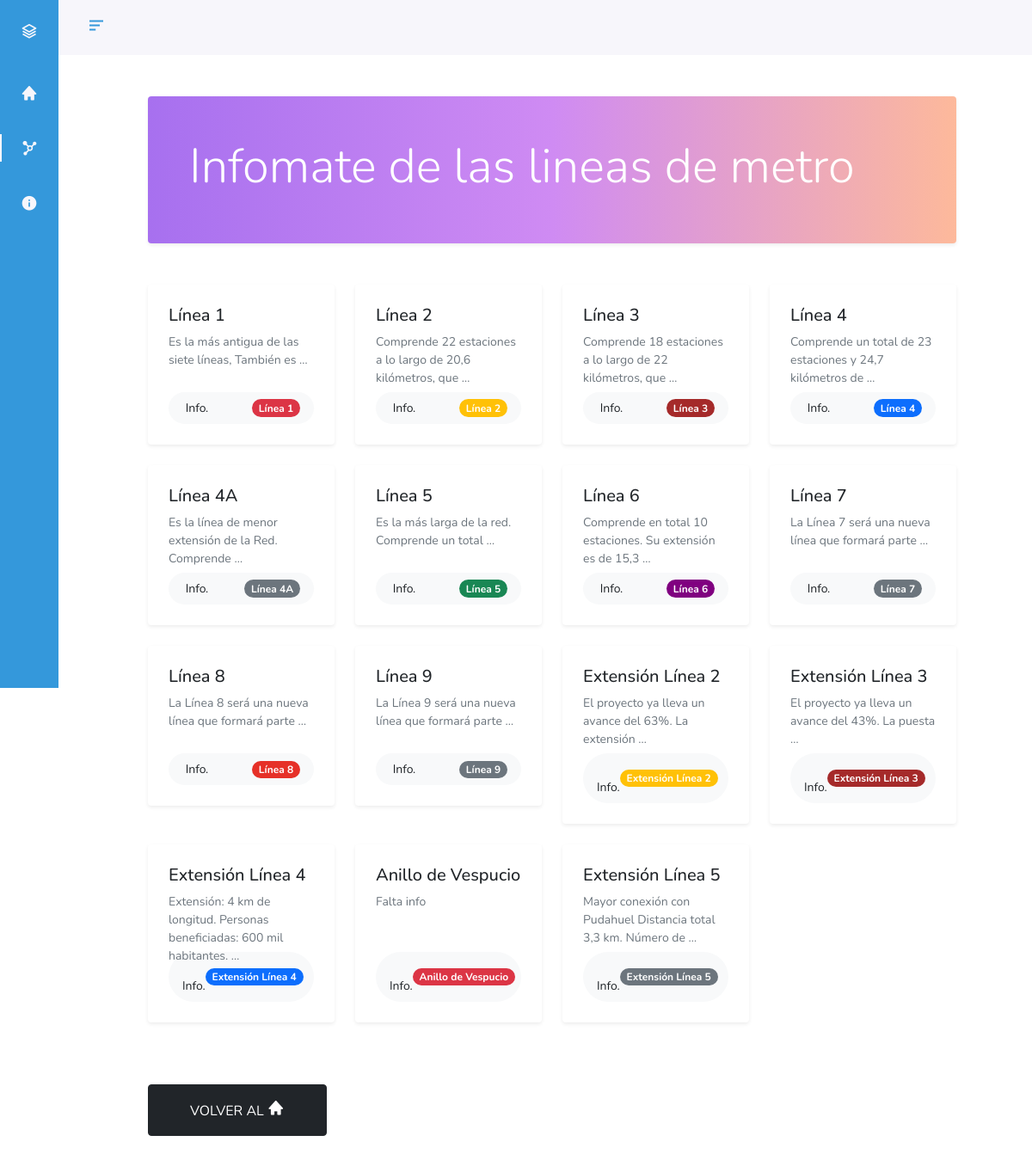
Screenshot of /lineas/ with the database file from the repository.
### App/models.py (models this page shows, shortened)
class Card(models.Model):
    title = models.CharField(max_length=200)
    slug = models.SlugField(blank=True,null=True,unique=True)
    mini_description = models.TextField(max_length=5000)
    color_tag = models.CharField(max_length=100,choices=COLOR_OPTIONS,default='bg-primary')
    img = models.ImageField()
    fuente = models.URLField(blank=True,null=True)
    autor = models.ForeignKey(Author,on_delete=models.CASCADE,blank=True,null=True)
    def get_absolute_url(self):
        return f"/aprende/{self.slug}"

### App/views.py (the view)
# urls.py: path('lineas/',views.lines, name = 'lines'),
def lines(request):
    obj = Card.objects.all()
    ctx={
        'object':obj,
    }
    return render(request, 'App/lineas.html',ctx)

### templates/App/lineas.html (shortened to what this page needs)
{% extends 'base.html' %}
{% load static %}
{% block content %}
<div class="container-fluid">
    <div class="px-lg-5">
      <div class="row py-5">
        <div class="col-lg-12 mx-auto">
          <div data-aos="zoom-in" class="text-white p-5 shadow-sm rounded banner">
            <h1 class="display-4">Infomate de las lineas de metro</h1>
          </div>
        </div>
      </div>
      <div class="row">
        {% for i in object %}
            <div class="col-xl-3 col-lg-4 col-md-6 mb-4">
            <div data-aos="zoom-in" class="bg-white rounded shadow-sm">
                <div class="p-4">
                <h5> <a href="{{ i.get_absolute_url }}" class="text-dark">{{ i.title }}</a></h5>
                <div style="height: 45px;">
                    <p class="small text-muted mb-0"> {{ i.mini_description|truncatewords:10 }} </p>
                </div>
                <div class="d-flex align-items-center justify-content-between rounded-pill bg-light px-3 py-2 mt-4">
                    <p class="small mb-0"><span class="font-weight-bold">  Info. </span></p>
                    <span class="badge rounded-pill {{i.color_tag}}"> {{i.title}} </span>
                </div>
                </div>
            </div>
            </div>
        {% endfor %}
      </div>
      <div class="py-5 text-right"><a href="{% url 'home' %}" class="btn btn-dark px-5 py-3 text-uppercase">Volver al   <i class='bx bxs-home nav__icon' ></i></a></div>
    </div>
  </div>
{% endblock content %}

### static/css/main.css (style rules this page uses)
:root { --header-height: 3rem; --nav-width: 68px; --first-color: #3498DB; --first-color-light: #AFA5D9; --white-color: #F7F6FB; --body-font: 'Nunito', sans-serif; --normal-font-size: 1rem; --z-fixed: 100; }
*,::before,::after { box-sizing: border-box; }
body { position: relative; margin: var(--header-height) 0 0 0; padding: 0 1rem; font-family: var(--body-font); font-size: var(--normal-font-size); transition: .5s; }
a { text-decoration: none; }
.nav__icon { font-size: 1.25rem; }
@media screen and (min-width: 768px) { body { margin: calc(var(--header-height) + 1rem) 0 0 0; padding-left: calc(var(--nav-width) + 2rem); } }
.banner { background: #a770ef; background: -webkit-linear-gradient(to right, #a770ef, #cf8bf3, #fdb99b); background: linear-gradient(to right, #a770ef, #cf8bf3, #fdb99b); }
.bg-orange { background-color: rgb(230, 49, 40) }
.bg-brown { background-color: brown; }
.bg-purple { background-color: purple; }

### rows the page displays
Card: title "Línea 1", mini_description "Es la más antigua de las siete líneas, También es …"
Card: title "Línea 2", mini_description "Comprende 22 estaciones a lo largo de 20,6 kilómetros, que …"
Card: title "Línea 3", mini_description "Comprende 18 estaciones a lo largo de 22 kilómetros, que …"
Card: title "Línea 4", mini_description "Comprende un total de 23 estaciones y 24,7 kilómetros de …"
Card: title "Línea 4A", mini_description "Es la línea de menor extensión de la Red. Comprende …"
Card: title "Línea 5", mini_description "Es la más larga de la red. Comprende un total …"
Card: title "Línea 6", mini_description "Comprende en total 10 estaciones. Su extensión es de 15,3 …"
Card: title "Línea 7", mini_description "La Línea 7 será una nueva línea que formará parte …"
Card: title "Línea 8", mini_description "La Línea 8 será una nueva línea que formará parte …"
Card: title "Línea 9", mini_description "La Línea 9 será una nueva línea que formará parte …"
Card: title "Extensión Línea 2", mini_description "El proyecto ya lleva un avance del 63%. La extensión …"
Card: title "Extensión Línea 3", mini_description "El proyecto ya lleva un avance del 43%. La puesta …"
Card: title "Extensión Línea 4", mini_description "Extensión: 4 km de longitud. Personas beneficiadas: 600 mil habitantes. …"
Card: title "Anillo de Vespucio", mini_description "Falta info"
Card: title "Extensión Línea 5", mini_description "Mayor conexión con Pudahuel Distancia total 3,3 km. Número de …"
